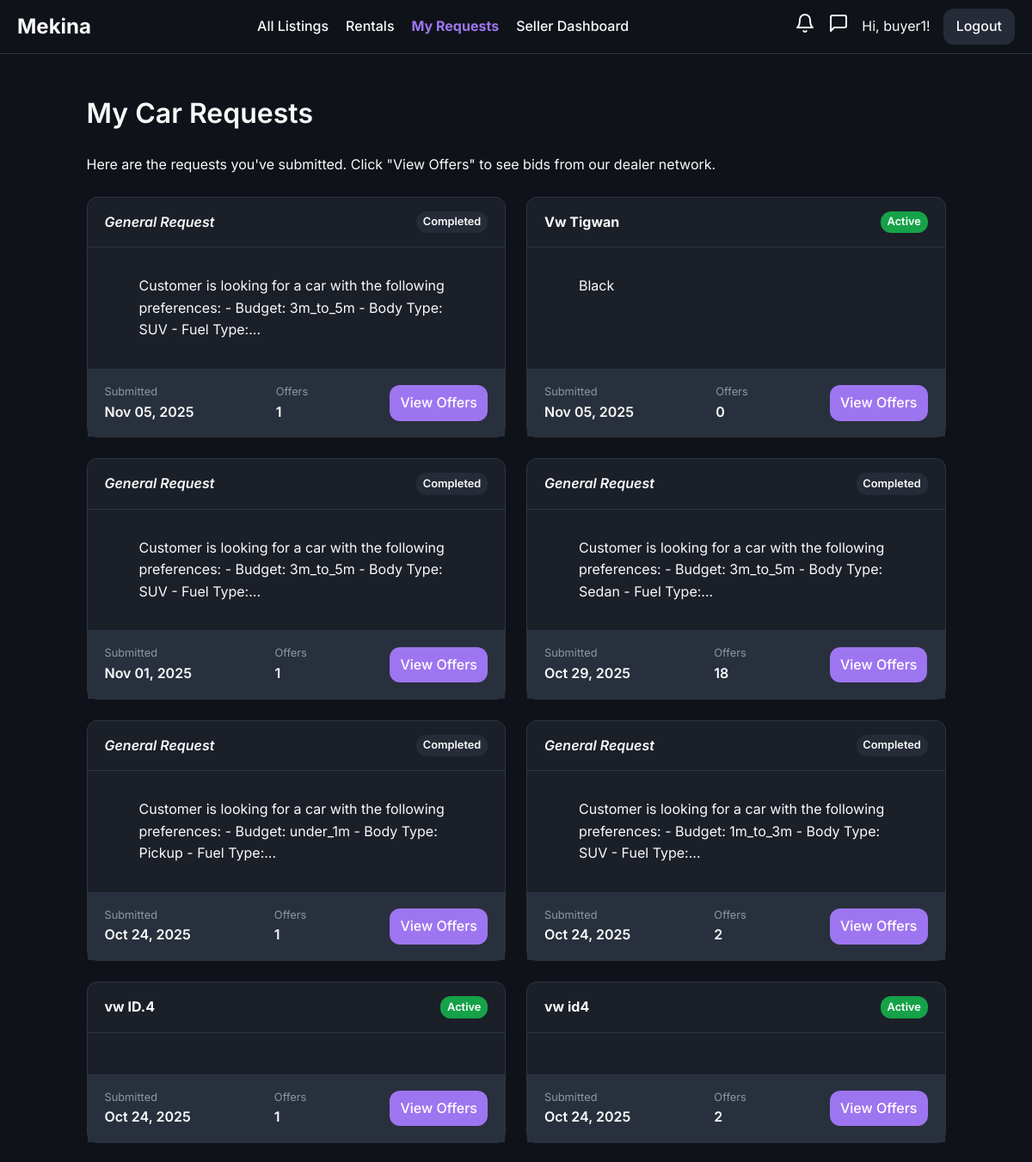
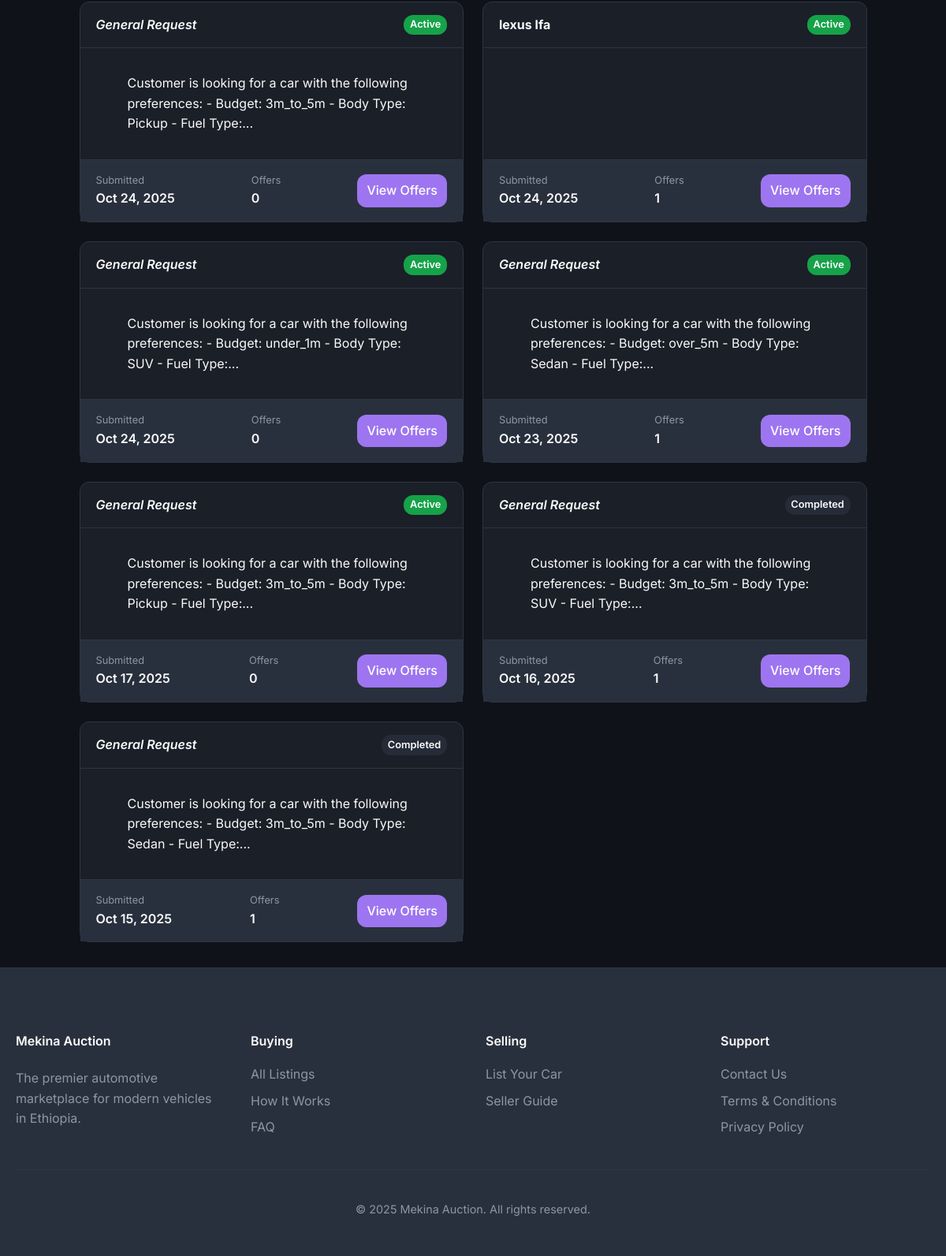
The page /requests/my (signed in) on the database its author committed (2 pictures, top to bottom).
### models/user.py (models this page shows, shortened)
class User(UserMixin, db.Model):
    id = db.Column(db.Integer, primary_key=True)
    username = db.Column(db.String(64), index=True, unique=True, nullable=False)
    email = db.Column(db.String(120), index=True, unique=True, nullable=False)
    phone_number = db.Column(db.String(20), nullable=True)
    password_hash = db.Column(db.String(128))
    is_admin = db.Column(db.Boolean, default=False)
    is_dealer = db.Column(db.Boolean, default=False)
    is_rental_company = db.Column(db.Boolean, default=False)
    is_verified = db.Column(db.Boolean, default=False) # For verified dealers
    points = db.Column(db.Integer, nullable=False, default=5) # Points for dealers to bid
    cars = db.relationship('Car', backref='owner', lazy='dynamic')
    bids = db.relationship('Bid', backref='bidder', lazy='dynamic')
    dealer_bids = db.relationship('DealerBid', backref='dealer', lazy='dynamic')
    car_requests = db.relationship('CarRequest', backref='customer', lazy='dynamic')
    ratings_given = db.relationship('DealerRating', foreign_keys='DealerRating.buyer_id', back_populates='buyer', lazy='dynamic')
    ratings_received = db.relationship('DealerRating', foreign_keys='DealerRating.dealer_id', back_populates='dealer', lazy='dynamic')

### models/car_request.py (models this page shows)
class CarRequest(db.Model):
    __tablename__ = 'car_requests'
    id = db.Column(db.Integer, primary_key=True)
    make = db.Column(db.String(64), nullable=True)
    model = db.Column(db.String(64), nullable=True)
    min_year = db.Column(db.Integer, nullable=True)
    max_mileage = db.Column(db.Integer, nullable=True)
    notes = db.Column(db.Text, nullable=True)
    status = db.Column(db.String(20), default='active', nullable=False) # e.g., active, completed, expired
    created_at = db.Column(db.DateTime, default=datetime.utcnow)
    user_id = db.Column(db.Integer, db.ForeignKey('user.id'), nullable=False)
    dealer_bids = db.relationship('DealerBid', foreign_keys='DealerBid.request_id', backref='car_request', lazy='dynamic', cascade="all, delete-orphan")
    accepted_bid_id = db.Column(db.Integer, db.ForeignKey('dealer_bid.id', use_alter=True, name='fk_car_requests_accepted_bid_id'), nullable=True)
    accepted_bid = db.relationship('DealerBid', foreign_keys=[accepted_bid_id])

### routes/request.py (the view)
@request_bp.route('/my')
@login_required
def my_requests():
    requests = CarRequest.query.filter_by(user_id=current_user.id).order_by(CarRequest.created_at.desc()).all()
    return render_template('my_requests.html', requests=requests)

### templates/my_requests.html (shortened to what this page needs)
{% extends "base.html" %}
{% block body_class %}my-requests-page{% endblock %}
{% block content %}
    <h1>My Car Requests</h1>
    <p>Here are the requests you've submitted. Click "View Offers" to see bids from our dealer network.</p>
    {% if requests %}
        <div class="request-grid">
            {% for req in requests %}
            <div class="request-card">
                <a href="{{ url_for('request.request_detail', request_id=req.id) }}" class="card-main-link">
                    <div class="card-header">
                        {% if req.make and req.model %}
                            <strong>{{ req.make }} {{ req.model }}</strong>
                        {% else %}
                            <em>General Request</em>
                        {% endif %}
                        <span class="status-tag status-{{ req.status|lower }}">{{ req.status|capitalize }}</span>
                    </div>
                    <div class="card-body">
                        <blockquote class="compact">{{ req.notes|truncate(120) }}</blockquote>
                    </div>
                </a>
                <div class="card-footer">
                    <div class="footer-stat">
                        <span>Submitted</span>
                        <strong>{{ req.created_at.strftime('%b %d, %Y') }}</strong>
                    </div>
                    <div class="footer-stat">
                        <span>Offers</span>
                        <strong>{{ req.dealer_bids.count() }}</strong>
                    </div>
                    <div class="footer-action">
                        <a href="{{ url_for('request.request_detail', request_id=req.id) }}" class="btn approve small">View Offers</a>
                    </div>
                </div>
            </div>
            {% endfor %}
        </div>
    {% else %}
        <p>You have not made any car requests yet. <a href="{{ url_for('request.start_request') }}">Find a car now!</a></p>
    {% endif %}
{% endblock %}

### templates/base.html (shortened to what this page needs)
<!DOCTYPE html>
<html lang="en">
<head>
    <link rel="stylesheet" href="{{ url_for('static', filename='css/style.css', v=now.timestamp()) }}">
</head>
<body class="{% block body_class %}{% endblock %}">
    <nav>
        <a href="{{ url_for('main.home') }}" class="nav-brand">Mekina</a>
        <div class="nav-menu" id="nav-menu">
            <ul>
                {% if current_user.is_authenticated and current_user.is_admin %}
                    <li><a href="{{ url_for('admin.dashboard') }}" class="{{ 'active' if request.endpoint == 'admin.dashboard' }}">Dashboard</a></li>
                    <li><a href="{{ url_for('admin.rental_management') }}" class="{{ 'active' if request.endpoint == 'admin.rental_management' }}">Manage Rentals</a></li>
                    <li><a href="{{ url_for('admin.dealer_management') }}" class="{{ 'active' if request.endpoint == 'admin.dealer_management' }}">Manage Dealers</a></li>
                    <li><a href="{{ url_for('admin.user_management') }}" class="{{ 'active' if request.endpoint == 'admin.user_management' }}">Users</a></li>
                    <li><a href="{{ url_for('auctions.list_auctions') }}" class="{{ 'active' if request.endpoint == 'auctions.list_auctions' }}">Manage Listings</a></li>
                {% elif current_user.is_authenticated and current_user.is_rental_company %}
                    <li><a href="{{ url_for('rentals.dashboard') }}" class="{{ 'active' if request.endpoint == 'rentals.dashboard' }}">Rental Dashboard</a></li>
                {% elif current_user.is_authenticated and current_user.is_dealer %}
                    <li><a href="{{ url_for('main.all_listings') }}" class="{{ 'active' if request.endpoint == 'main.all_listings' }}">All Listings</a></li>
                    <li><a href="{{ url_for('dealer.dashboard') }}" class="{{ 'active' if request.endpoint == 'dealer.dashboard' }}">Dealer Dashboard</a></li>
                {% elif current_user.is_authenticated %}
                    <li><a href="{{ url_for('main.all_listings') }}" class="{{ 'active' if request.endpoint == 'main.all_listings' }}">All Listings</a></li>
                    <li><a href="{{ url_for('rentals.list_rentals') }}" class="{{ 'active' if request.endpoint == 'rentals.list_rentals' }}">Rentals</a></li>
                    <li><a href="{{ url_for('request.my_requests') }}" class="{{ 'active' if request.endpoint == 'request.my_requests' }}">My Requests</a></li>
                    <li><a href="{{ url_for('seller.dashboard') }}" class="{{ 'active' if request.endpoint == 'seller.dashboard' }}">Seller Dashboard</a></li>
                {% endif %}
            </ul>
            <div class="nav-right">
                {% if current_user.is_authenticated %}
                    <a href="{{ url_for('main.notifications') }}" class="desktop-icon-link notification-bell-link {% if request.endpoint == 'main.notifications' %}active{% endif %}">
                    </a>
                    {% if current_user.is_dealer %}
                        <a href="{{ url_for('dealer.list_messages') }}" class="desktop-icon-link {% if 'dealer.list_messages' in request.endpoint or 'dealer.view_conversation' in request.endpoint %}active{% endif %}">
                            <svg xmlns="http://www.w3.org/2000/svg" width="24" height="24" viewBox="0 0 24 24" fill="none" stroke="currentColor" stroke-width="2" stroke-linecap="round" stroke-linejoin="round" class="feather feather-message-square"><path d="M21 15a2 2 0 0 1-2 2H7l-4 4V5a2 2 0 0 1 2-2h14a2 2 0 0 1 2 2z"></path></svg>
                            <span class="notification-badge message-badge" style="display: {% if unread_messages_count > 0 %}inline-block{% else %}none{% endif %};">{{ unread_messages_count }}</span>
                        </a>
                    {% else %}
                        <a href="{{ url_for('main.my_messages') }}" class="desktop-icon-link {% if 'main.my_messages' in request.endpoint or 'main.view_buyer_conversation' in request.endpoint %}active{% endif %}">
                            <svg xmlns="http://www.w3.org/2000/svg" width="24" height="24" viewBox="0 0 24 24" fill="none" stroke="currentColor" stroke-width="2" stroke-linecap="round" stroke-linejoin="round" class="feather feather-message-square"><path d="M21 15a2 2 0 0 1-2 2H7l-4 4V5a2 2 0 0 1 2-2h14a2 2 0 0 1 2 2z"></path></svg>
                        </a>
                    {% endif %}
                    <span class="desktop-username">Hi, {{ current_user.username }}!</span>
                    <a href="{{ url_for('auth.logout') }}" class="nav-button">Logout</a>
                {% else %}
                    <a href="{{ url_for('auth.login') }}" class="nav-button">Login</a>
                    <a href="{{ url_for('auth.register') }}" class="nav-button">Register</a>
                {% endif %}
            </div>
        </div>
    </nav>
    {% block main_content %}
        <main class="container">
            {% block content %}{% endblock %}
        </main>
    {% endblock %}
    <footer class="site-footer">
        <div class="container">
            <div class="footer-content-grid">
                <div class="footer-brand">
                    <h4>Mekina Auction</h4>
                    <p>
                        The premier automotive marketplace for modern vehicles in Ethiopia.
                    </p>
                </div>
                <div class="footer-links">
                    <h4>Buying</h4>
                    <ul>
                        <li><a href="{{ url_for('main.all_listings') }}">All Listings</a></li>
                        <li><a href="{{ url_for('main.how_it_works') }}">How It Works</a></li>
                        <li><a href="#">FAQ</a></li>
                    </ul>
                </div>
                <div class="footer-links">
                    <h4>Selling</h4>
                    <ul>
                        <li><a href="{{ url_for('seller.submit_car') }}">List Your Car</a></li>
                        <li><a href="#">Seller Guide</a></li>
                    </ul>
                </div>
                <div class="footer-links">
                    <h4>Support</h4>
                    <ul>
                        <li><a href="#">Contact Us</a></li>
                        <li><a href="#">Terms & Conditions</a></li>
                        <li><a href="#">Privacy Policy</a></li>
                    </ul>
                </div>
            </div>
            <div class="footer-bottom">
                <p>&copy; {{ now.year }} Mekina Auction. All rights reserved.</p>
            </div>
        </div>
    </footer>
</body>
</html>

### rows shown on the page
User: username "buyer1"
CarRequest: shows "General Request", status "Completed", notes "Customer is looking for a car with the following preferences: - Budget: 3m_to_5m - Body Type: SUV - Fuel Type:...", created_at "Nov 05, 2025", dealer_bids.count "1"
CarRequest: make "Vw", model "Tigwan", status "Active", notes "Black", created_at "Nov 05, 2025", dealer_bids.count "0"
CarRequest: shows "General Request", status "Completed", notes "Customer is looking for a car with the following preferences: - Budget: 3m_to_5m - Body Type: SUV - Fuel Type:...", created_at "Nov 01, 2025", dealer_bids.count "1"
CarRequest: shows "General Request", status "Completed", notes "Customer is looking for a car with the following preferences: - Budget: 3m_to_5m - Body Type: Sedan - Fuel Type:...", created_at "Oct 29, 2025", dealer_bids.count "18"
CarRequest: shows "General Request", status "Completed", notes "Customer is looking for a car with the following preferences: - Budget: under_1m - Body Type: Pickup - Fuel Type:...", created_at "Oct 24, 2025", dealer_bids.count "1"
CarRequest: shows "General Request", status "Completed", notes "Customer is looking for a car with the following preferences: - Budget: 1m_to_3m - Body Type: SUV - Fuel Type:...", created_at "Oct 24, 2025", dealer_bids.count "2"
CarRequest: make "vw", model "ID.4", status "Active", created_at "Oct 24, 2025", dealer_bids.count "1"
CarRequest: make "vw", model "id4", status "Active", created_at "Oct 24, 2025", dealer_bids.count "2"
CarRequest: shows "General Request", status "Active", notes "Customer is looking for a car with the following preferences: - Budget: 3m_to_5m - Body Type: Pickup - Fuel Type:...", created_at "Oct 24, 2025", dealer_bids.count "0"
CarRequest: make "lexus", model "lfa", status "Active", created_at "Oct 24, 2025", dealer_bids.count "1"
CarRequest: shows "General Request", status "Active", notes "Customer is looking for a car with the following preferences: - Budget: under_1m - Body Type: SUV - Fuel Type:...", created_at "Oct 24, 2025", dealer_bids.count "0"
CarRequest: shows "General Request", status "Active", notes "Customer is looking for a car with the following preferences: - Budget: over_5m - Body Type: Sedan - Fuel Type:...", created_at "Oct 23, 2025", dealer_bids.count "1"
CarRequest: shows "General Request", status "Active", notes "Customer is looking for a car with the following preferences: - Budget: 3m_to_5m - Body Type: Pickup - Fuel Type:...", created_at "Oct 17, 2025", dealer_bids.count "0"
CarRequest: shows "General Request", status "Completed", notes "Customer is looking for a car with the following preferences: - Budget: 3m_to_5m - Body Type: SUV - Fuel Type:...", created_at "Oct 16, 2025", dealer_bids.count "1"
CarRequest: shows "General Request", status "Completed", notes "Customer is looking for a car with the following preferences: - Budget: 3m_to_5m - Body Type: Sedan - Fuel Type:...", created_at "Oct 15, 2025", dealer_bids.count "1"
